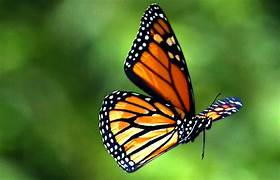
#> input picture BaiKTCuoiKy/con_buom.jpg, 280 x 180 px
$ jupyter execute dangminhkhoa_2174802010074.ipynb   (older library calls are emulated)
#> lines starting #> are read from the running program, lines starting #| are printed output that depends on the picture
# Họ và Tên: Đặng Minh Khoa
# MSSV: 2174802010074

### Câu 1 (2 điểm): Cho một ảnh bất kỳ (tên ảnh do sinh viên tự đặt, ví dụ: `my_image.jpg`) và thực hiện các yêu cầu sau:

* Viết chương trình sử dụng median filter để làm mịn ảnh. (0.5 điểm)
* Viết chương trình sử dụng Sobel filter để xác định biên của hình ảnh. (0.5 điểm)
* Đổi màu ảnh bằng cách hoán đổi thứ tự các kênh màu (ví dụ: BGR → GRB hoặc GBR...) và lưu thành tên dạng `[ten_anh]_swapped.jpg`. (0.5 điểm)
* Chuyển ảnh sang không gian màu LAB và tách riêng 3 kênh L, A, B, lưu thành ảnh grayscale tương ứng (`[ten_anh]_L.jpg`, `[ten_anh]_A.jpg`, `[ten_anh]_B.jpg`). (0.5 điểm)

[cell 1]
import cv2
import numpy as np
import matplotlib.pyplot as plt


image = cv2.imread("con_buom.jpg")
#> image is the input picture: shape (180, 280, 3); mean B, G, R 45.5, 114.7, 86.1


resized = cv2.resize(image, (600, 400)) # chỉnh ảnh xuất ra vừa đủ

# 1 Mean filter
median_filtered = cv2.medianBlur(resized, 5)

# 2.Sobel filter
gray = cv2.cvtColor(resized, cv2.COLOR_BGR2GRAY)
sobel_x = cv2.Sobel(gray, cv2.CV_64F, 1, 0, ksize=3)
sobel_y = cv2.Sobel(gray, cv2.CV_64F, 0, 1, ksize=3)
sobel_combined = cv2.magnitude(sobel_x, sobel_y)
sobel_combined = cv2.convertScaleAbs(sobel_combined)

# 3.
swapped = resized.copy()
swapped = swapped[:, :, [1, 2, 0]]
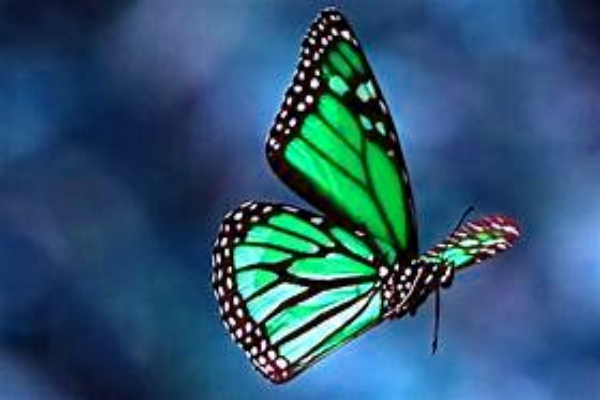
#> swapped: shape (400, 600, 3); mean B, G, R 114.5, 86, 45.3

# Lưu ảnh đã hoán kênh
cv2.imwrite("con_buom_swapped.jpg", swapped)

# 4. Chuyển sang không gian màu LAB và tách các kênh
lab = cv2.cvtColor(resized, cv2.COLOR_BGR2LAB)
#> lab: shape (400, 600, 3); mean of channels 0, 1, 2 113.8, 106.9, 161.7
L, A, B = cv2.split(lab)
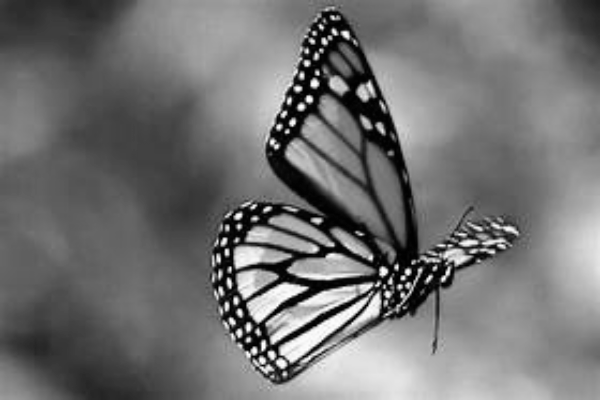
#> L: shape (400, 600); min 0, max 254, mean 113.8
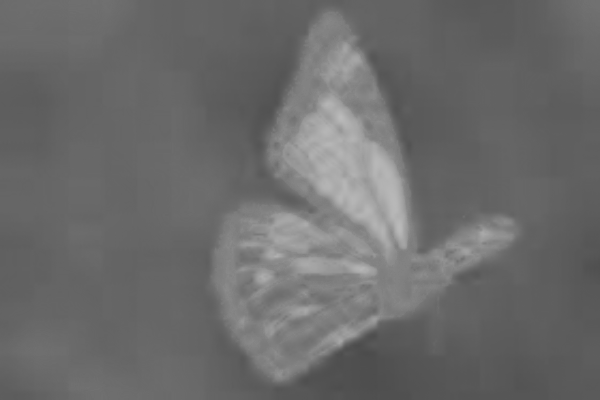
#> A: shape (400, 600); min 75, max 186, mean 106.9
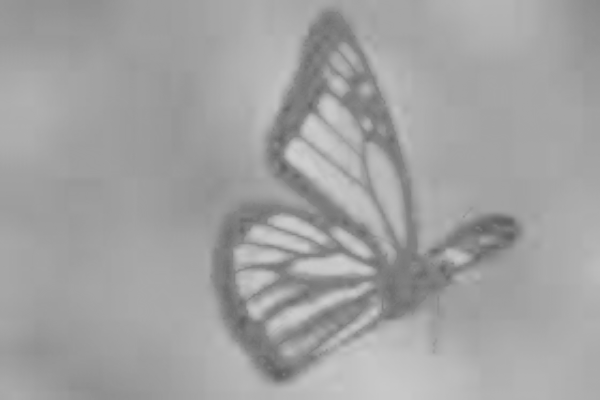
#> B: shape (400, 600); min 94, max 207, mean 161.7

cv2.imwrite("con_buom_L.jpg", L)
cv2.imwrite("con_buom_A.jpg", A)
cv2.imwrite("con_buom_B.jpg", B)

# Hiển thị ảnh kết quả
titles = ["Original", "Median Filter", "Sobel Edge", "Swapped (GRB)", "kênh L ", "kênh A", "kênh B "]
images = [resized, median_filtered, sobel_combined, swapped, L, A, B]

plt.figure(figsize=(15, 10))
for i in range(len(images)):
    plt.subplot(2, 4, i+1)
    cmap = 'gray' if len(images[i].shape) == 2 else None
    plt.imshow(cv2.cvtColor(images[i], cv2.COLOR_BGR2RGB) if cmap is None else images[i], cmap=cmap)
    plt.title(titles[i])
    plt.axis('off')
#> this loop made 7 passes

plt.tight_layout()
plt.show()
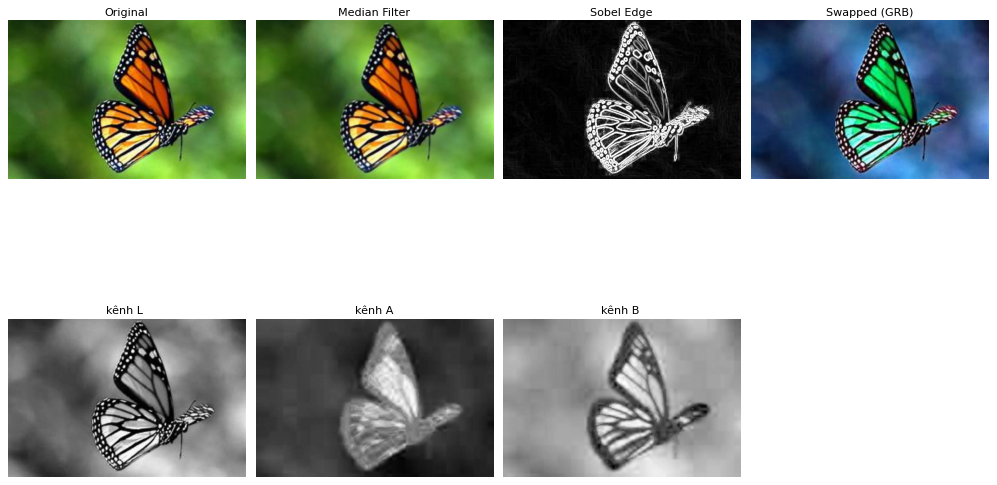
#> figure drawn by matplotlib, 7 panels

### Câu 2 (4 điểm) Viết một chương trình Python sử dụng OpenCV để tạo menu tương tác cho phép người dùng chọn các kỹ thuật lọc và xử lý ảnh nâng cao từ một danh sách, áp dụng đồng thời cho nhiều ảnh.

### Yêu cầu:

1. Menu gồm:
* Gaussian Blur (kernel size ngẫu nhiên lẻ từ 3 đến 11) (0.5 điểm)
* Median Blur (kernel size ngẫu nhiên lẻ từ 3 đến 11) (0.5 điểm)
* Bilateral Filter (tham số ngẫu nhiên) (0.5 điểm)
* Canny Edge Detection (thresholds ngẫu nhiên 50–150) (0.5 điểm)
* Erosion (kernel 2x2 đến 5x5 ngẫu nhiên) (0.5 điểm)
* Dilation (tương tự Erosion) (0.5 điểm)

2. Chương trình xử lý đồng thời 3 ảnh bất kỳ do sinh viên tự chọn (có thể chọn bằng đường dẫn file hoặc nhập tên ảnh tùy ý). (0.5 điểm)

3. Phím tương ứng để kích hoạt các phương pháp xử lý:
* B: Gaussian Blur
* M: Median Blur
* F: Bilateral Filter
* E: Canny Edge
* R: Erosion
* D: Dilation (0.5 điểm)

4. Lưu file kết quả với định dạng: `result_[phương pháp]_[tên ảnh gốc].jpg`
   Ví dụ: `result_blur_dog.jpg`, `result_canny_image2.jpg` (0.5 điểm)

[cell 2]
import cv2
import numpy as np
import matplotlib.pyplot as plt
import os

# 🔹 Hàm hiển thị ảnh bằng matplotlib
def show_image(img, title='Image'):
    img_rgb = cv2.cvtColor(img, cv2.COLOR_BGR2RGB)
    plt.imshow(img_rgb)
    plt.title(title)
    plt.axis('off')
    plt.show()

# Danh sách ảnh
image_files = ['con_buom.jpg', 'con_ca.jpg', 'con_meo.jpg']
images = []
for file in image_files:
    if not os.path.exists(file):
        print(f" Không tìm thấy file {file}")
        images.append(None)
    else:
        images.append(cv2.imread(file))

# Các hàm xử lý ảnh
def gaussian_blur(img):
    return cv2.GaussianBlur(img, (5, 5), 0)

def median_blur(img):
    return cv2.medianBlur(img, 5)

def bilateral_filter(img):
    return cv2.bilateralFilter(img, 9, 75, 75)

def canny_edge(img):
    gray = cv2.cvtColor(img, cv2.COLOR_BGR2GRAY)
    edges = cv2.Canny(gray, 100, 200)
    return cv2.cvtColor(edges, cv2.COLOR_GRAY2BGR)

def erosion(img):
    kernel = np.ones((3, 3), np.uint8)
    return cv2.erode(img, kernel, iterations=1)

def dilation(img):
    kernel = np.ones((3, 3), np.uint8)
    return cv2.dilate(img, kernel, iterations=1)

# Bản đồ phím - hàm xử lý
operations = {
    'B': ('blur', gaussian_blur),
    'M': ('median', median_blur),
    'F': ('bilateral', bilateral_filter),
    'E': ('canny', canny_edge),
    'R': ('erosion', erosion),
    'D': ('dilation', dilation),
}

# In menu
print("Chọn phương pháp xử lý ảnh:")
print("B: Gaussian Blur")
print("M: Median Blur")
print("F: Bilateral Filter")
print("E: Canny Edge Detection")
print("R: Erosion")
print("D: Dilation")

# Nhập lựa chọn
key = input(" Nhập phím theo menu: ").upper()
#> the answer given: 1

if key in operations:
    method_tag, method_func = operations[key]
    for idx, (file_name, img) in enumerate(zip(image_files, images)):
        if img is None:
            continue
        result = method_func(img)

        base_name = os.path.splitext(os.path.basename(file_name))[0]
        filename = f"result_{method_tag}_{base_name}.jpg"

        cv2.imwrite(filename, result)
        print(f" Đã lưu ảnh: {filename}")
        show_image(result, f"{method_tag.capitalize()} - {base_name}")
else:
    print(" Phím không hợp lệ.")

### Câu 3 (4 điểm) Viết một chương trình Python để xử lý 3 ảnh bất kỳ do sinh viên tự chọn.

* Tăng kích thước ảnh đầu tiên thêm 35 pixel ở mỗi cạnh. (0.5 điểm)
* Xoay ảnh thứ hai 135 độ và lật ngang. (0.5 điểm)
* Tăng kích thước ảnh thứ ba lên 5 lần và làm mịn bằng Gaussian blur kernel 9x9. (1.5 điểm)
* Thay đổi độ sáng và độ tương phản ảnh thứ ba bằng công thức:

$$
I_{out}(x, y) = \alpha \cdot I_{in}(x, y) + \beta
$$

Trong đó:

$$
\alpha \in [0.5, 2.0], \quad \beta \in [-50, 50]
$$

Giá trị đầu ra cần được giới hạn trong khoảng [0, 255] bằng công thức:

$$
I_{out}(x, y) = \text{clip}(I_{out}(x, y), 0, 255)
$$

[cell 3]
import cv2
import numpy as np
import matplotlib.pyplot as plt
import os

# Đọc ảnh
image_files = ['con_buom.jpg', 'con_ca.jpg', 'con_meo.jpg']
images = []
for file in image_files:
    if not os.path.exists(file):
        print(f" Không tìm thấy file {file}")
        images.append(None)
    else:
        images.append(cv2.imread(file))

# 1. Tăng kích thước ảnh đầu tiên thêm 35 pixel mỗi cạnh
if images[0] is not None:
    img1_padded = cv2.copyMakeBorder(images[0], 35, 35, 35, 35, cv2.BORDER_CONSTANT, value=(0, 0, 0))
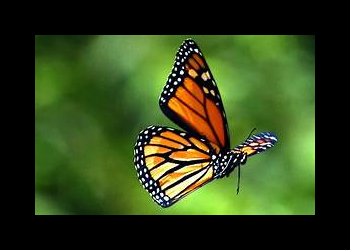
#> img1_padded: shape (250, 350, 3); mean of channels 0, 1, 2 26.2, 66, 49.6; drawn as B, G, R
    cv2.imwrite('output_apple.jpg', img1_padded)
    plt.imshow(cv2.cvtColor(img1_padded, cv2.COLOR_BGR2RGB))
    plt.title("Ảnh 1 - Thêm viền 35px")
    plt.axis('off')
    plt.show()

# 2. Xoay ảnh thứ hai 135 độ và lật ngang
if images[1] is not None:
    h, w = images[1].shape[:2]
#> h = 180; w = 270
    center = (w // 2, h // 2)
#> center = (135, 90)
    M = cv2.getRotationMatrix2D(center, 135, 1.0)
#> M = [[-0.707, 0.707, 166.8], [-0.707, -0.707, 249.1]]
    rotated = cv2.warpAffine(images[1], M, (w, h))
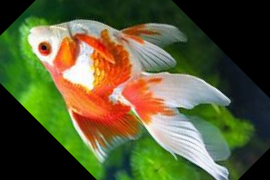
#> rotated: shape (180, 270, 3); mean of channels 0, 1, 2 54.3, 91.3, 89.8; drawn as B, G, R
    flipped = cv2.flip(rotated, 1)  # lật ngang
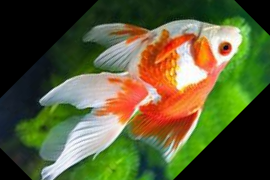
#> flipped: shape (180, 270, 3); mean of channels 0, 1, 2 54.3, 91.3, 89.8; drawn as B, G, R
    cv2.imwrite('output_bird.jpg', flipped)
    plt.imshow(cv2.cvtColor(flipped, cv2.COLOR_BGR2RGB))
    plt.title("Ảnh 2 - Xoay 135°, lật ngang")
    plt.axis('off')
    plt.show()

# 3. Tăng kích thước ảnh 3 lên 5 lần và làm mịn bằng Gaussian Blur
if images[2] is not None:
    resized = cv2.resize(images[2], None, fx=5, fy=5, interpolation=cv2.INTER_LINEAR)
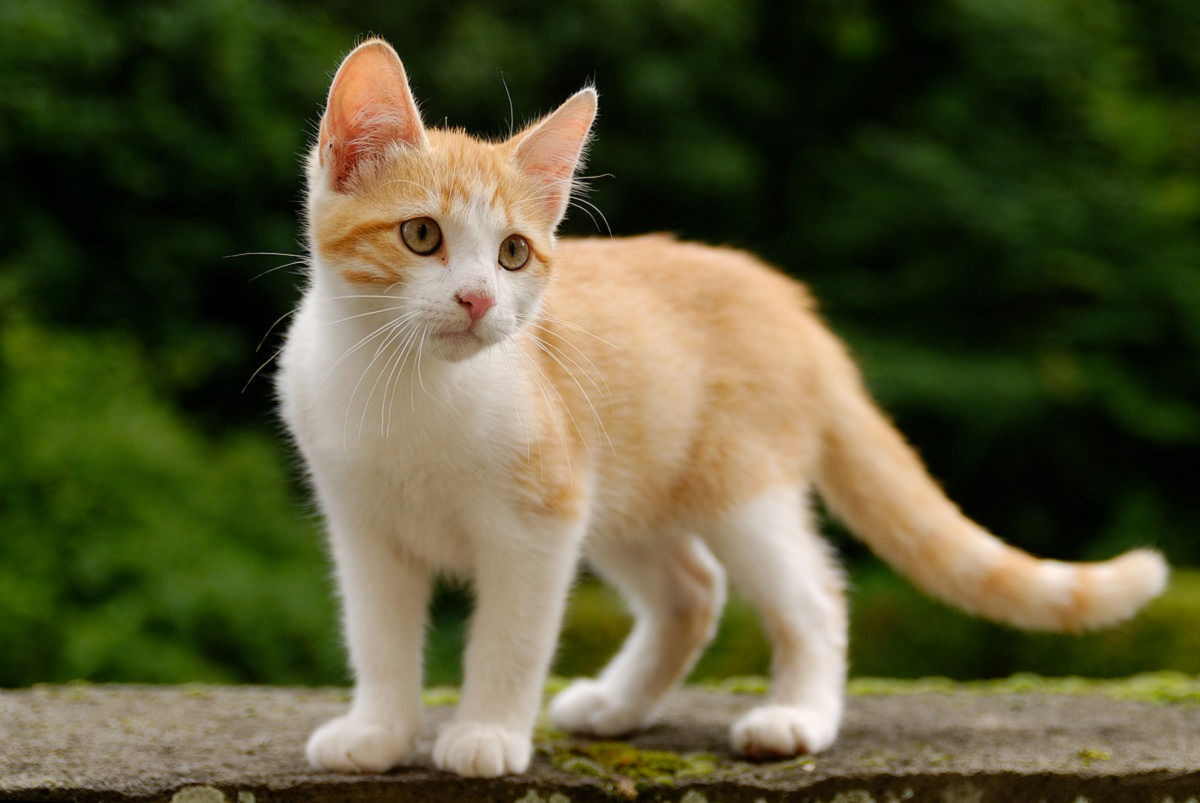
#> resized: shape (4015, 6000, 3) (shown at 1/5 size); mean of channels 0, 1, 2 53.5, 86.1, 87.4; drawn as B, G, R
    blurred = cv2.GaussianBlur(resized, (9, 9), 0)
    cv2.imwrite('output_chua.jpg', blurred)
    plt.imshow(cv2.cvtColor(blurred, cv2.COLOR_BGR2RGB))
    plt.title("Ảnh 3 - Phóng to 5x + Gaussian Blur")
    plt.axis('off')
    plt.show()

    # 4. Thay đổi độ sáng và tương phản
    alpha = 1.5
    beta = 30

    adjusted = cv2.convertScaleAbs(blurred, alpha=alpha, beta=beta)
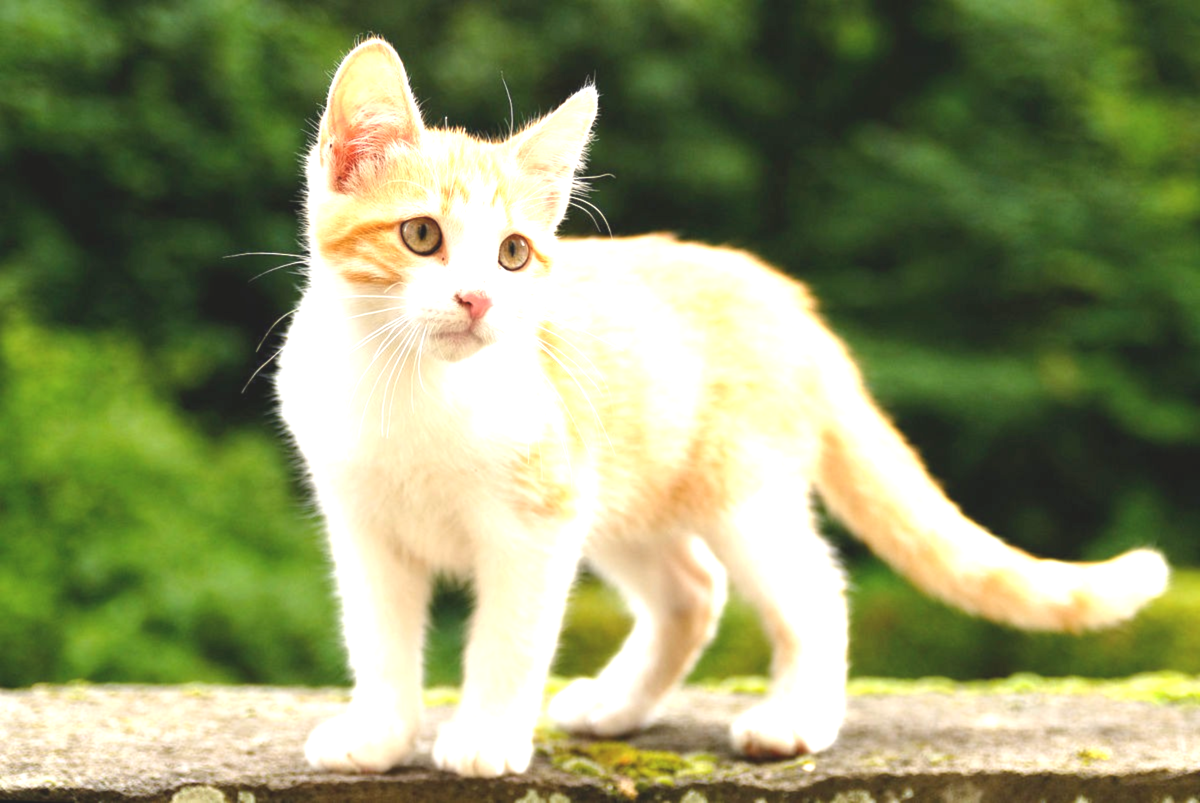
#> adjusted: shape (4015, 6000, 3) (shown at 1/5 size); mean of channels 0, 1, 2 106.2, 149.8, 142.4; drawn as B, G, R
    cv2.imwrite('output_chua_brightness_contrast.jpg', adjusted)
    plt.imshow(cv2.cvtColor(adjusted, cv2.COLOR_BGR2RGB))
    plt.title(f"Ảnh 3 - Điều chỉnh sáng/tương phản (α={alpha}, β={beta})")
    plt.axis('off')
    plt.show()
